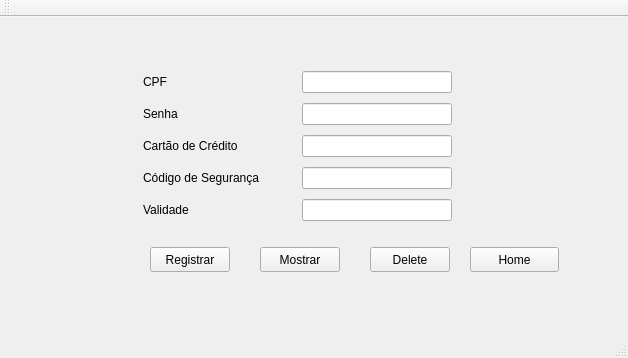
<?xml version="1.0" encoding="UTF-8"?>
<ui version="4.0">
 <class>viewUsuario</class>
 <widget class="QMainWindow" name="viewUsuario">
  <property name="geometry">
   <rect>
    <x>0</x>
    <y>0</y>
    <width>628</width>
    <height>358</height>
   </rect>
  </property>
  <property name="windowTitle">
   <string>viewUsuario</string>
  </property>
  <widget class="QWidget" name="centralWidget">
   <widget class="QLabel" name="msg">
    <property name="geometry">
     <rect>
      <x>132</x>
      <y>252</y>
      <width>16</width>
      <height>17</height>
     </rect>
    </property>
    <property name="text">
     <string/>
    </property>
   </widget>
   <widget class="QPushButton" name="pushButton_3">
    <property name="geometry">
     <rect>
      <x>260</x>
      <y>230</y>
      <width>80</width>
      <height>25</height>
     </rect>
    </property>
    <property name="text">
     <string>Mostrar</string>
    </property>
   </widget>
   <widget class="QPushButton" name="buttonDelete">
    <property name="geometry">
     <rect>
      <x>370</x>
      <y>230</y>
      <width>80</width>
      <height>25</height>
     </rect>
    </property>
    <property name="text">
     <string>Delete</string>
    </property>
   </widget>
   <widget class="QPushButton" name="pushButton">
    <property name="geometry">
     <rect>
      <x>150</x>
      <y>230</y>
      <width>80</width>
      <height>25</height>
     </rect>
    </property>
    <property name="styleSheet">
     <string notr="true"/>
    </property>
    <property name="text">
     <string>Registrar</string>
    </property>
   </widget>
   <widget class="QWidget" name="layoutWidget">
    <property name="geometry">
     <rect>
      <x>132</x>
      <y>41</y>
      <width>344</width>
      <height>176</height>
     </rect>
    </property>
    <layout class="QGridLayout" name="gridLayout">
     <item row="0" column="0">
      <widget class="QLabel" name="labelCPF">
       <property name="text">
        <string>CPF</string>
       </property>
      </widget>
     </item>
     <item row="0" column="1">
      <widget class="QLabel" name="helpCPF">
       <property name="minimumSize">
        <size>
         <width>30</width>
         <height>30</height>
        </size>
       </property>
       <property name="maximumSize">
        <size>
         <width>30</width>
         <height>30</height>
        </size>
       </property>
       <property name="text">
        <string/>
       </property>
      </widget>
     </item>
     <item row="0" column="2">
      <widget class="QLineEdit" name="linecpf">
       <property name="text">
        <string/>
       </property>
      </widget>
     </item>
     <item row="0" column="3">
      <widget class="QLabel" name="labelCheckCPF">
       <property name="styleSheet">
        <string notr="true">color rgb(78, 154, 6)</string>
       </property>
       <property name="text">
        <string/>
       </property>
      </widget>
     </item>
     <item row="1" column="0">
      <widget class="QLabel" name="labelSenha">
       <property name="text">
        <string>Senha</string>
       </property>
      </widget>
     </item>
     <item row="1" column="1">
      <widget class="QLabel" name="helpSenha">
       <property name="minimumSize">
        <size>
         <width>30</width>
         <height>30</height>
        </size>
       </property>
       <property name="maximumSize">
        <size>
         <width>30</width>
         <height>30</height>
        </size>
       </property>
       <property name="text">
        <string/>
       </property>
      </widget>
     </item>
     <item row="1" column="2">
      <widget class="QLineEdit" name="linesenha">
       <property name="text">
        <string/>
       </property>
      </widget>
     </item>
     <item row="1" column="3">
      <widget class="QLabel" name="labelCheckSenha">
       <property name="styleSheet">
        <string notr="true">color rgb(78, 154, 6)</string>
       </property>
       <property name="text">
        <string/>
       </property>
      </widget>
     </item>
     <item row="2" column="0">
      <widget class="QLabel" name="labelCartao">
       <property name="text">
        <string>Cartão de Crédito</string>
       </property>
      </widget>
     </item>
     <item row="2" column="1">
      <widget class="QLabel" name="helpCartao">
       <property name="minimumSize">
        <size>
         <width>30</width>
         <height>30</height>
        </size>
       </property>
       <property name="maximumSize">
        <size>
         <width>30</width>
         <height>30</height>
        </size>
       </property>
       <property name="text">
        <string/>
       </property>
      </widget>
     </item>
     <item row="2" column="2">
      <widget class="QLineEdit" name="linenumero">
       <property name="text">
        <string/>
       </property>
      </widget>
     </item>
     <item row="2" column="3">
      <widget class="QLabel" name="labelCheckCartao">
       <property name="styleSheet">
        <string notr="true">color rgb(78, 154, 6)</string>
       </property>
       <property name="text">
        <string/>
       </property>
      </widget>
     </item>
     <item row="3" column="0">
      <widget class="QLabel" name="labelCodigo">
       <property name="text">
        <string>Código de Segurança</string>
       </property>
      </widget>
     </item>
     <item row="3" column="1">
      <widget class="QLabel" name="helpCodigo">
       <property name="minimumSize">
        <size>
         <width>30</width>
         <height>30</height>
        </size>
       </property>
       <property name="maximumSize">
        <size>
         <width>30</width>
         <height>30</height>
        </size>
       </property>
       <property name="text">
        <string/>
       </property>
      </widget>
     </item>
     <item row="3" column="2">
      <widget class="QLineEdit" name="linecodigo">
       <property name="text">
        <string/>
       </property>
      </widget>
     </item>
     <item row="3" column="3">
      <widget class="QLabel" name="labelCheckCodigo">
       <property name="styleSheet">
        <string notr="true">color rgb(78, 154, 6)</string>
       </property>
       <property name="text">
        <string/>
       </property>
      </widget>
     </item>
     <item row="4" column="0">
      <widget class="QLabel" name="label">
       <property name="text">
        <string>Validade</string>
       </property>
      </widget>
     </item>
     <item row="4" column="1">
      <widget class="QLabel" name="helpValidade">
       <property name="minimumSize">
        <size>
         <width>30</width>
         <height>30</height>
        </size>
       </property>
       <property name="maximumSize">
        <size>
         <width>30</width>
         <height>30</height>
        </size>
       </property>
       <property name="text">
        <string/>
       </property>
      </widget>
     </item>
     <item row="4" column="2">
      <widget class="QLineEdit" name="linedata">
       <property name="text">
        <string/>
       </property>
      </widget>
     </item>
     <item row="4" column="3">
      <widget class="QLabel" name="labelCheckData">
       <property name="styleSheet">
        <string notr="true">color rgb(78, 154, 6)</string>
       </property>
       <property name="text">
        <string/>
       </property>
      </widget>
     </item>
    </layout>
   </widget>
   <widget class="QPushButton" name="pushButton_2">
    <property name="geometry">
     <rect>
      <x>470</x>
      <y>230</y>
      <width>89</width>
      <height>25</height>
     </rect>
    </property>
    <property name="text">
     <string>Home</string>
    </property>
   </widget>
  </widget>
  <widget class="QMenuBar" name="menuBar">
   <property name="geometry">
    <rect>
     <x>0</x>
     <y>0</y>
     <width>628</width>
     <height>22</height>
    </rect>
   </property>
  </widget>
  <widget class="QToolBar" name="mainToolBar">
   <attribute name="toolBarArea">
    <enum>TopToolBarArea</enum>
   </attribute>
   <attribute name="toolBarBreak">
    <bool>false</bool>
   </attribute>
  </widget>
  <widget class="QStatusBar" name="statusBar"/>
 </widget>
 <layoutdefault spacing="6" margin="11"/>
 <resources/>
 <connections/>
</ui>
